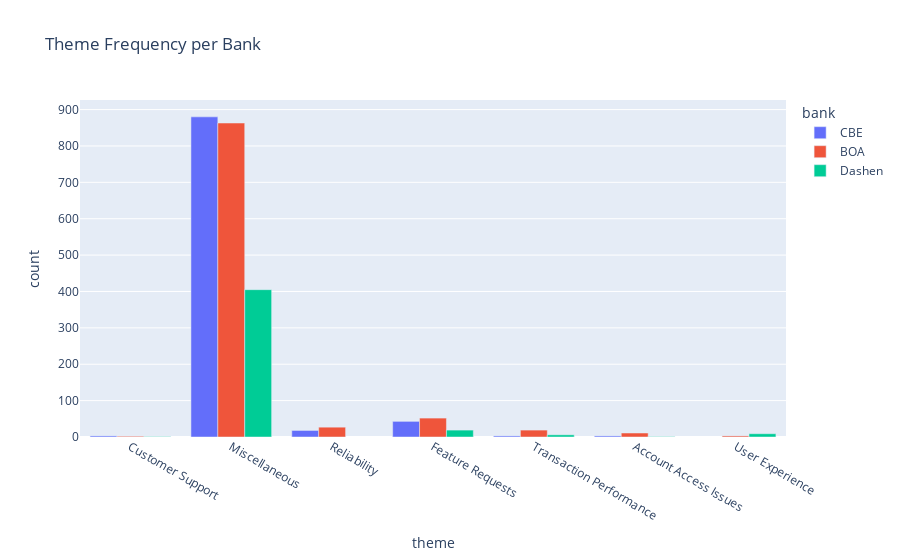

Notebook code cell kept with this figure:
### Markdown cell above
## 8. 🧠 Visualize Theme Frequencies

### Code cell
import plotly.express as px

theme_data = []

for bank in df["bank"].unique():
    themes_counter = flatten_theme_lists(df[df["bank"] == bank]["themes"])
    for theme, count in themes_counter.items():
        theme_data.append({"bank": bank, "theme": theme, "count": count})

theme_df = pd.DataFrame(theme_data)

px.bar(theme_df, x="theme", y="count", color="bank", barmode="group",
       title="Theme Frequency per Bank")

### Figure 1 — Plotly figure (JSON) as saved in the notebook; plotly's stock layout.template omitted (floating-point values rounded to 4 significant figures)
{"data": [{"alignmentgroup": "True", "hovertemplate": "bank=CBE<br>theme=%{x}<br>count=%{y}<extra></extra>", "legendgroup": "CBE", "marker": {"color": "#636efa", "pattern": {"shape": ""}}, "name": "CBE", "offsetgroup": "CBE", "orientation": "v", "showlegend": true, "textposition": "auto", "type": "bar", "x": ["Customer Support", "Miscellaneous", "Reliability", "Feature Requests", "Transaction Performance", "Account Access Issues"], "xaxis": "x", "y": [3, 880, 18, 43, 3, 3], "yaxis": "y"}, {"alignmentgroup": "True", "hovertemplate": "bank=BOA<br>theme=%{x}<br>count=%{y}<extra></extra>", "legendgroup": "BOA", "marker": {"color": "#EF553B", "pattern": {"shape": ""}}, "name": "BOA", "offsetgroup": "BOA", "orientation": "v", "showlegend": true, "textposition": "auto", "type": "bar", "x": ["Miscellaneous", "Feature Requests", "Account Access Issues", "Transaction Performance", "Reliability", "Customer Support", "User Experience"], "xaxis": "x", "y": [863, 52, 11, 19, 27, 2, 3], "yaxis": "y"}, {"alignmentgroup": "True", "hovertemplate": "bank=Dashen<br>theme=%{x}<br>count=%{y}<extra></extra>", "legendgroup": "Dashen", "marker": {"color": "#00cc96", "pattern": {"shape": ""}}, "name": "Dashen", "offsetgroup": "Dashen", "orientation": "v", "showlegend": true, "textposition": "auto", "type": "bar", "x": ["Miscellaneous", "Feature Requests", "Transaction Performance", "User Experience", "Customer Support", "Account Access Issues"], "xaxis": "x", "y": [405, 19, 6, 9, 1, 1], "yaxis": "y"}], "layout": {"barmode": "group", "legend": {"title": {"text": "bank"}, "tracegroupgap": 0}, "title": {"text": "Theme Frequency per Bank"}, "xaxis": {"anchor": "y", "domain": [0, 1], "title": {"text": "theme"}}, "yaxis": {"anchor": "x", "domain": [0, 1], "title": {"text": "count"}}}}
